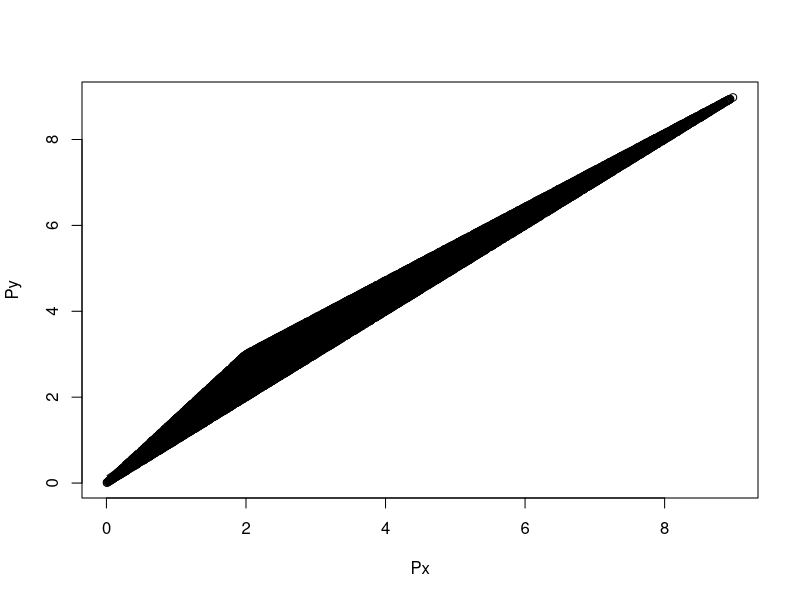
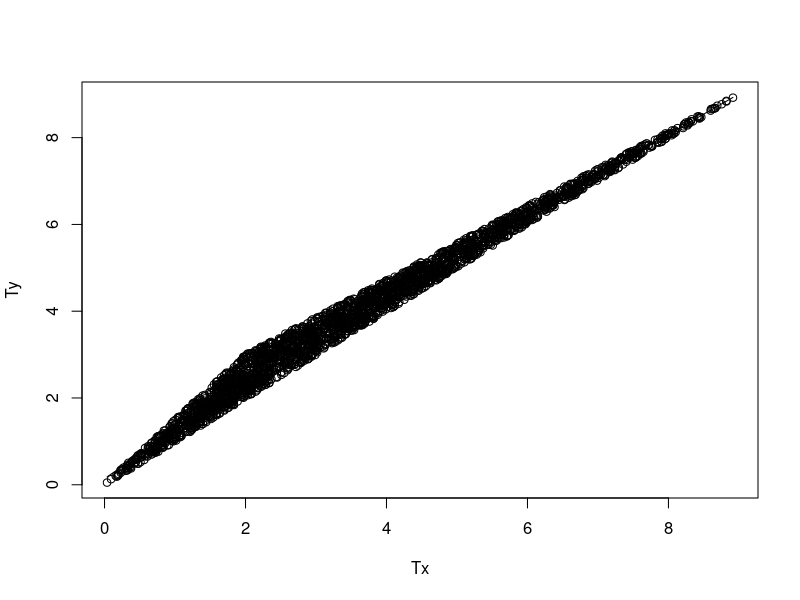
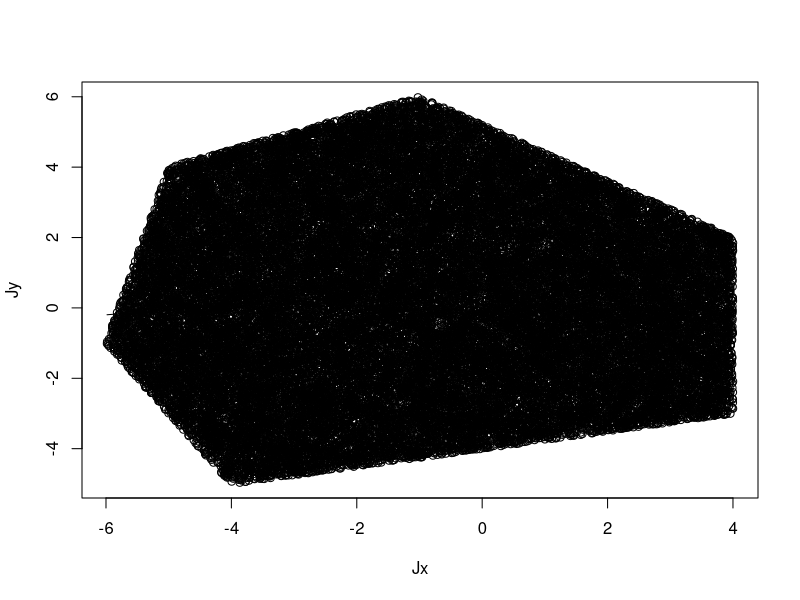
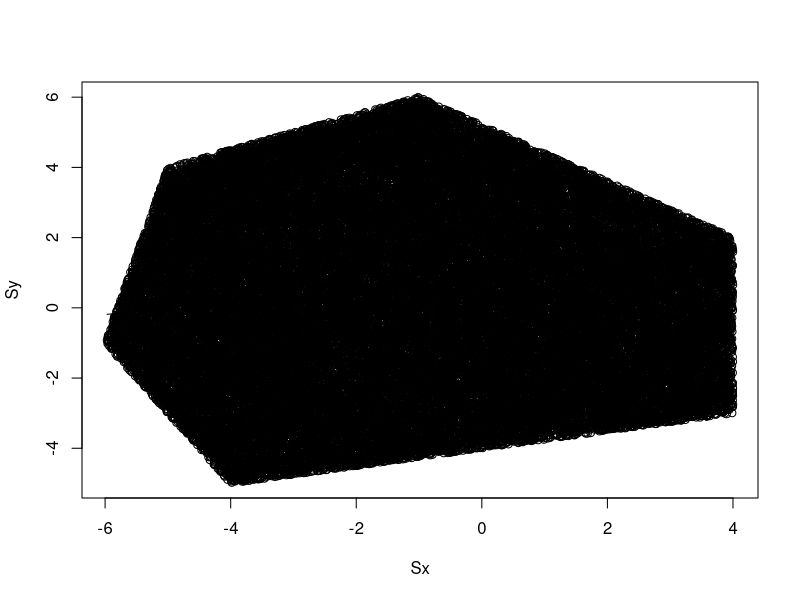
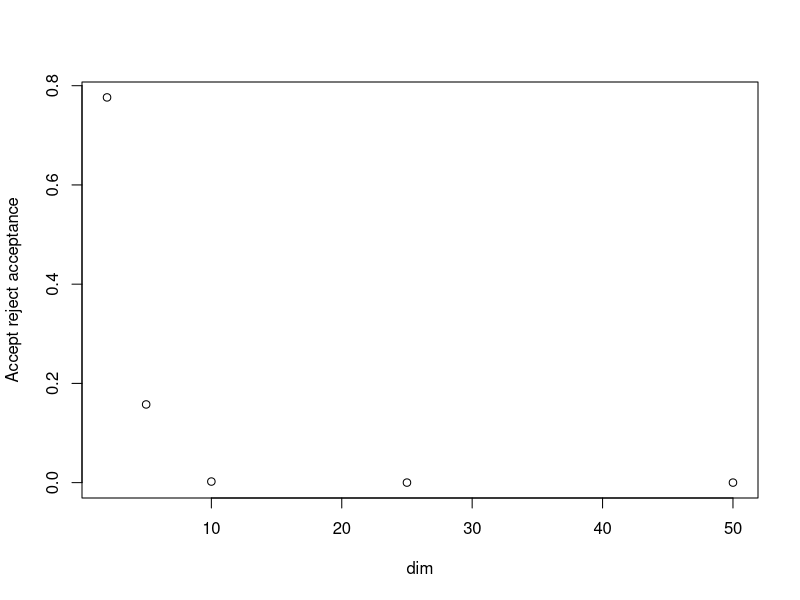
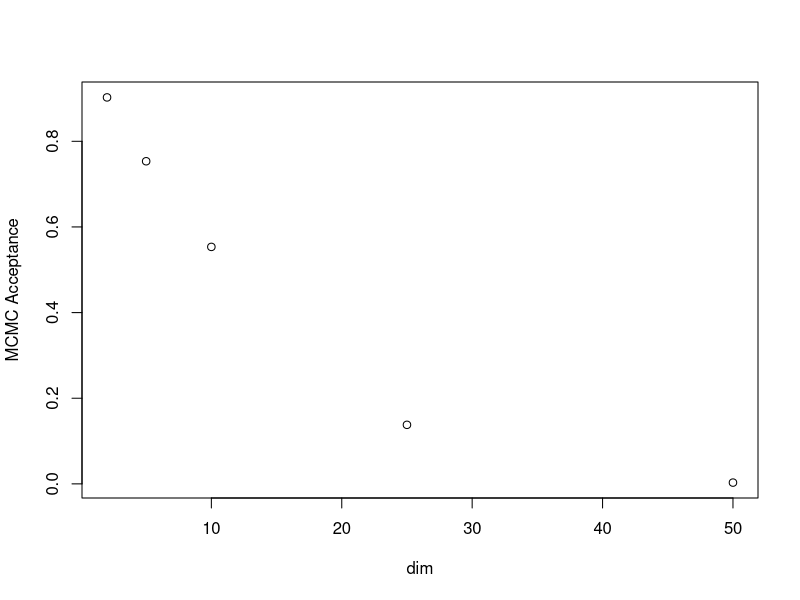
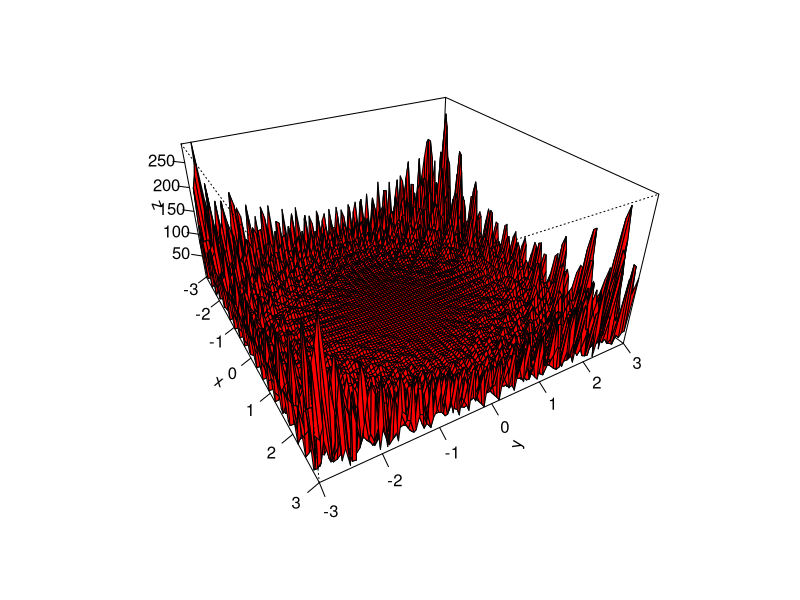
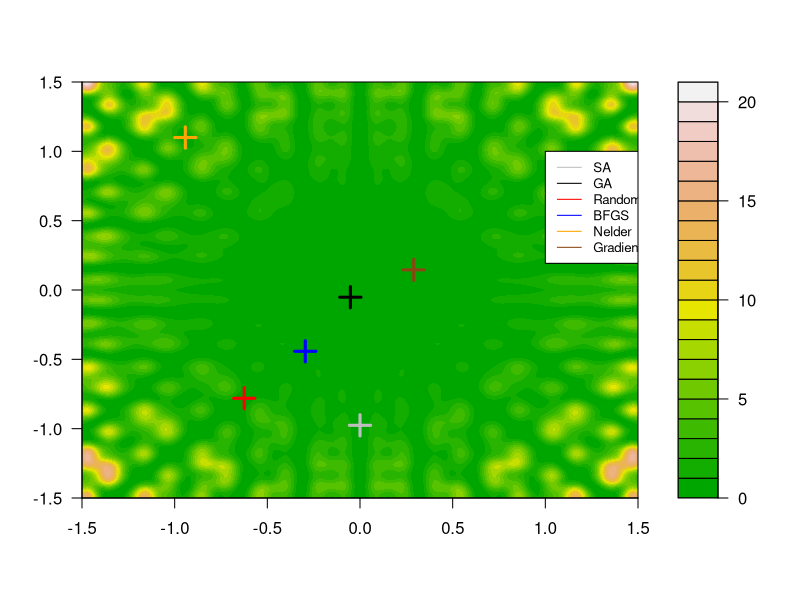

These figures' R source, in order:
# Question 1(a)
# Estimation of pi using square
n <- 1e5
xs <- runif(n, min = -1, max = 1)
ys <- runif(n, min = -1, max = 1)
l <- ifelse(xs^2 + ys^2 < 1, 1, 0)

pi1 <- 4*mean(l)
er1 <- 100*abs(pi- pi1)/pi
r1 = 1-mean(l)

# Estimation of pi using equilateral triangle
xt <- vector()
yt <- vector()
u1 <- runif(n, min = 0, max = 1)
u2 <- runif(n, min = 0, max = 1)

xt <- sqrt(3)*u1 + 2*sqrt(3)*u2 
yt <- 3*u1
k <- ifelse((xt - sqrt(3))^2 + (yt - 1)^2 < 1 | (xt - 2*sqrt(3))^2 + (yt - 2)^2 < 1,  1, 0) 

pi2 <- 3*sqrt(3)*mean(k)
er2 <- 100*abs(pi - pi2)/pi
r2 = 1-mean(k)
cat(sprintf("Estimated value of pi from \n1. Square = %f\n2. Triangle = %f\nPercentage Error in value of pi from\n1. Square = %f\n2. Triangle = %f\nFraction of points rejected\n1. Square = %f\n2. Triangle = %f\n",pi1,pi2,er1,er2,r1,r2))

# Question 1(b)
# Estimation of e using monte carlo methods

# 1. Inverse transform method
n <- 1e6
x <- runif(n, min = 0, max = 1)
y <- -log(x)

e1 <- ifelse(y>1,1,0)
exp1 <- 1/mean(e1)

# 2a. Extreme value thoery
n <- 1e5
e2 <- 0

for(j in 1:n){
  u <- runif(10, min = 0, max = 1)
  p = min(which(cumsum(u)>1))
  e2 <- e2 + p
}

exp2 <- e2/n

# 2b. Below given method is an improvement in the above method leading to variance reduction using antithetic variables
n <- 1e5
e3 <- 0
for(j in 1:n){
  u1 <- runif(10, min = 0, max = 1)
  u2 <- 1 - u1
  p <- min(which(cumsum(u1)>1))
  q<-  min(which(cumsum(u2)>1))
  e3 <- e3 + (p+q)/2
}

exp3 <- e3/n

# 3. Bootstrap method
library(boot)
n <- 1e3

dat <- c("A", rep("B", n-1))
indicator <- function(x, ndx)xor("A"%in%x[ndx], TRUE) 

p_hat <- function(dat, m=1000){
  foo <- boot(data=dat, statistic=indicator, R=m) 
  1/mean(foo$t)
} 

e4 <- replicate(100, p_hat(dat))
exp4 <- mean(e4)

# 4. Alternative method
n <- 1e5
U <- sort(runif(n), decreasing = TRUE)
S <- cumsum(1/U)/n
m <- min(which(S >= 1))
e5 = 2/(U[m-1]+U[m])
exp5 <- e5

# 5. estimating from normal distribution using pdf  
e6 <- vector()
for(i in 1:20){
  n = 1e6
  h = 0.01
  uc <- runif(n)
  us <- runif(n)
  nc <- sqrt(-2*log(uc))*cos(2*pi*us) 
  ns <- sqrt(-2*log(uc))*sin(2*pi*us)
  nor <- append(nc,ns)

  cdf <- 1-length(nor[nor>sqrt(2)])/length(nor)
  cdfh <- 1-length(nor[nor>sqrt(2)+h])/length(nor)

  pdf <- (cdfh - cdf)/h
  e6[i] <- 1/(pdf*sqrt(2*pi))
}
exp6 <- mean(e6)

# Numerical approximations
n <- 1e5
exp7 <- 1/((1-1/n)^n)

t=0
k=0
while(TRUE){
  m = t
  t = t + (k+1)/factorial(k)
  k = k+1
  if(abs(t-m)<1e-3){
    exp8 = t/2
    break
  }
}

t=0
k=0
while(TRUE){
  m = t
  t = t + (3 - 4*k*k)/factorial(2*k+1)
  k = k+1
  if(abs(t-m)<1e-3){
    exp9 = t
    break
  }
}
cat(sprintf("Estimated value of e from Monte Carlo Techniques\n1. Method 1: %f\n2. Method 2a: %f\n3. Method 2b: %f\n4. Method 3: %f\n5. Method 4: %f\n6. Method 5: %f\nEstimated value of e from Numerical Approximations\n7. Method 1: %f\n8. Method 2: %f\n9. Method 3: %f\n",exp1,exp2,exp3,exp4,exp5,exp6,exp7,exp8,exp9))
###################################################################################################################################################################################################################################################################################################################################

#  Question 2(a)
# WLOG,assume that one vertex is at the origin
# Let A = (x1, y1), B = (x2,y2) and C = (x3,y3)
n <- 5*1e4

# Triangle - Direct geometrical method
r1 <- runif(n, min = 0, max = 1)
r2 <- runif(n, min = 0, max = 1)

Px = (1 - sqrt(r1)) * 2 + (sqrt(r1) * (1 - r2)) * 9 
Py = (1 - sqrt(r1)) * 3 + (sqrt(r1) * (1 - r2)) * 9

scatter.smooth(Px, Py)

# Triangle - Accept reject
x1 <- 2
y1 <- 3
x2 <- 9
y2 <- 9
Tx <- vector()
Ty <- vector()

X_2 <- max(x1, x2)
Y_2 <- max(y1, y2)
m1 <- y1/x1
m2 <- y2/x2
m3 <- (y2-y1)/(x2-x1)
u <- runif(n, min = 0, max = X_2)
v <- runif(n, min = 0, max = Y_2)
for(j in 1:n){
  if(v[j] - m1*u[j] < 0 && v[j] - m3*u[j] + m3*x1 - y1  < 0 && v[j] - m2*u[j] > 0){
    Tx[j] = u[j]
    Ty[j] = v[j]
  }
}
scatter.smooth(Tx,Ty)



# Question 2(b)
X <- vector()  
Y <- vector()
# Input X coordinates of the six sided convex polygon
X[1] <- -1
X[2] <- 4
X[3] <- 4
X[4] <- -4
X[5] <- -6
X[6] <- -5
X[7] <- X[1] 

# Input Y coordinates of the six sided convex polygon
Y[6] <- 4
Y[5] <- -1
Y[4] <- -5
Y[3] <- -3
Y[2] <- 2
Y[1] <- 6
Y[7] <- Y[1]

# Polygon - Accept Reject

Jx <- vector()
Jy <- vector()

Xmax <- max(X)
Ymax <- max(Y)
Xmin <- min(X)
Ymin <- min(Y)

u <- runif(n, min = Xmin, max = Xmax)
v <- runif(n, min = Ymin, max = Ymax)

l <- acos(((X[6]-u)*(X[1]-u) + (Y[6]-v)*(Y[1]-v))/(sqrt((X[6]-u)^2 + (Y[6]-v)^2)*sqrt((X[1]-u)^2 + (Y[1]-v)^2)))

for(i in 1:5){
  s <- acos(((X[i]-u)*(X[i+1]-u) + (Y[i]-v)*(Y[i+1]-v))/(sqrt((X[i]-u)^2 + (Y[i]-v)^2)*sqrt((X[i+1]-u)^2 + (Y[i+1]-v)^2)))
  l <- l+s
}
i <- 1
for(j in 1:n){
  if(2*pi - l[j] < 1e-4){
    Jx[i] <- u[j]
    Jy[i] <- v[j]
    i = i+1
  }
}
scatter.smooth(Jx, Jy)

# Polygon - Alias Method
Area <- vector()
Ar = 0
Area[6] <- abs(X[6]*Y[1] - X[1]*Y[6])/2

Ar = Ar + Area[6]
for(i in 1:5){
  Area[i] <- abs(X[i]*Y[i+1] - X[i+1]*Y[i])/2
  Ar <- Ar + Area[i]
}

# Probability vector
p <- Area/Ar

Alias <- array( , dim = c(0,6))
Prob <- array( , dim = c(0,6))
Small <- list()
Large <- list()

k=1
j=1

pmf <- as.vector(6*p)
for(i in 1:6){
  if(pmf[i]<1){
    Small[j] <- i
    j <- j+1
  }
  else{
    Large[k] <- i
    k <- k+1
  }
}

while(length(Small) != 0 & length(Large) != 0){
  l <- as.numeric(Small[[length(Small)]])
  Small[[length(Small)]] <- NULL
  
  g <- as.numeric(Large[[length(Large)]])
  Large[[length(Large)]] <- NULL
  
  Prob[l] <- pmf[l]
  Alias[l] <- g
  
  pmf[g] = (pmf[g]+pmf[l]) - 1
  if((pmf[g]) < 1){
    Small <- append(Small, g, after = 0)
  }
  if((pmf[g]) >= 1){
    Large <- append(Large, g, after = 0)
  }
}

while(length(Large) != 0){
  g <- as.numeric(Large[[length(Large)]])
  Large[[length(Large)]] <- NULL
  Prob[g] <- 1
}

while(length(Small) != 0){
  l <- as.numeric(Small[[length(Small)]])
  Small[[length(Small)]] <- NULL
  Prob[l] <- 1
}

Sx <- vector()
Sy <- vector()
r1 <- runif(n)
r2 <- runif(n)
y  <- runif(n)
x <-  sample(1:6, size = n , replace = TRUE)
t <-  ifelse(y < Prob[x], x, Alias[x])

Sx = (1 - sqrt(r1)) * X[t] + (sqrt(r1) * (1 - r2)) * X[t+1] 
Sy = (1 - sqrt(r1)) * Y[t] + (sqrt(r1) * (1 - r2)) * Y[t+1]

scatter.smooth(Sx,Sy)
########################################################################################################################################################################################

# Question 3 - Please run all the functions given below before executing (a),(b),(c)
Vsp <- function(n){
  return((pi)^(n/2)/gamma(n/2 + 1))
}

norm_v <- function(x){
  return(sqrt(sum(x^2)))
}

pdfn <- function(x){
  if(norm_v(x) < 1){
    return(1/Vsp(length(x)))
  }
  else{return(0)}
}

proposal_vector <- function(x){
  return(runif(1, min = x - 0.2 , max = x + 0.2))
}


# Question 3(a)
# Spherical Symmetry
symm_sph <- data.frame()
for(i in 1:1e4){
  Y <- rnorm(3)               # Alter the dimension here (in place of 3)
  u <- runif(1)
  Y <- Y/norm_v(Y)
  X_ <- Y*(u^(1/3))           # Alter the dimension here (in place of 3)
  symm_sph <- rbind(symm_sph, X_)
}


# Question 3(b)
# Accept Reject
ar_sphere <- data.frame()
effa <- vector()
dim <- vector()
l=1
for(d in c(2,5,10,25,50)){
  ind = 1
  for(i in 1:1e4){
    V <- runif(d, -1, 1)   # Alter the dimension here (in place of 3)
    if(norm_v(V) < 1){
      ar_sphere <- rbind(ar_sphere, V)
      ind = ind+1
    }
  }
  effa[l] = ind/1e4
  dim[l] = d
  l = l+1
  # Acceptance rate = 0.7849 0.1661 0.0021 0.0001 0.0001
}

# Question 3(c)
# MCMC method
# Takes a bit of time to execute
eff <- vector()
dim <- vector()
l = 1

for(d in c(2,5,10,25,50)){
  samp_sph <- data.frame()
  x <- rep(0.1, d)              # Alter the dimension here
  samp_sph = rbind(samp_sph, x)
  ind = 1
  
  for(i in 1:1e4){
    Z = x
    
    prop <- sapply(Z, proposal_vector)
    alpha = min(1, pdfn(prop)/pdfn(Z))
    
    u = runif(1)
    if(u < alpha){
      x = prop
      samp_sph = rbind(samp_sph, x)
      ind = ind+1
    }
    else{
      samp_sph = rbind(samp_sph, x)
    }
  }
  
  eff[l] = ind/1e4
  dim[l] = d
  l = l+1
  # Acceptance rate = 0.9076 0.7726 0.5548 0.1407 0.0041
}

plot(dim,effa,ylab = "Accept reject acceptance")
plot(dim,eff, ylab = "MCMC Acceptance")
#################################################################################################################################################################################################

# Question 4 - Please run all the functions given below before executing individual algorithms.
# Given function definitions
fun <- function(s)
{
  x <- s[1]
  y <- s[2]
  cosh(sin(10*x)*x)*(x*sin(20*y) + y*sin(20*x))^2 + cosh(cos(20*y)*y)*(x*cos(10*y) - y*sin(10*x))^2
}

foo <- function(x,y)
{
  cosh(sin(10*x)*x)*(x*sin(20*y) + y*sin(20*x))^2 + cosh(cos(20*y)*y)*(x*cos(10*y) - y*sin(10*x))^2
}

pdx <- function(x,y){
  2*(-10*y*cos(10*x) + cos(10*y))*cosh(y*cos(20*y))*(x*cos(10*y) - y*sin(10*x)) + 2*cosh(x*sin(10*x))*(20*y*cos(20*x) + sin(20*y))*(y*sin(20*x) + x*sin(20*y)) + (10*x*cos(10*x) + sin(10*x))*((y*sin(20*x) + x*sin(20*y))^2)*(sinh(x*sin(10*x)))
}

pdy <- function(x,y){
  2*cosh(y*cos(20*y))*(x*cos(10*y) - y*sin(10*x))*(-sin(10*x) - 10*x*sin(10*y)) + 2*cosh(x*sin(10*x))*(20*x*cos(20*y) + sin(20*x))*(y*sin(20*x) + x*sin(20*y)) + ((x*cos(10*y) - y*sin(10*x))^2)*(cos(20*y) - 20*y*sin(20*y))*sinh(y*cos(20*y))
}

x <- seq(-3,3,length=100)
y <- x
z <- outer(x,y,foo)
persp(x,y,z,theta=60,phi=30, expand=0.5,col="red",ltheta=100,xlab="x",ticktype="detailed",ylab="y",zlab="z")



#1. Simple grid search
x <- seq(-0.1,0.1,length=100)
y <- x

z <- outer(x,y,foo)
cat(sprintf("Simple grid search gives a minimum of %f with the given sampling of suspected region", min(z)))



#2. Gradient descent algorithm

x = .1
y = .2
alpha = 0.01
s <- vector()
s[1] <- x
s[2] <- y

i = 0
while(TRUE){
  q = x
  r = y
  
  x <- x - alpha*pdx(q,r)
  y <- y - alpha*pdy(q,r)
  i = i+1
  
  if(abs(x) > 10 | (abs(y)) > 10 ){
    cat(sprintf("Steepest descent did not converge"))
    break
  }
  
  if(abs(q-x)<1e-6 & abs(r-y)<1e-6){
    gsolx <- x
    gsoly <- y
    cat(sprintf("Steepest descent converged in %d iterations.\nBest set of parameters - %f and %f.\nFunction Value = %f\n",i,x,y,fun(s)))
    break
  }
}



# 3. Nelder Mead
nelder <- optim(c(-1,1), fun, method = "Nelder-Mead")
q <- nelder$par
v <- nelder$value
it <- unname(nelder$counts)
cat(sprintf("Nelder Mead converged in %d iterations.\nBest set of parameters - %f and %f.\nFunction Value = %f\n",it[1],q[1],q[2],v))


# 4. BFGS Algorithm
bfgs <- optim(c(-1,1), fun, gr = NULL, method = "BFGS")
p <- bfgs$par
v <- bfgs$value
it <- unname(bfgs$counts)
cat(sprintf("BFGS converged in %d iterations.\nBest set of parameters - %f and %f.\nFunction Value = %f\n",it[1],p[1],p[2],v))


# 5. Pure random optimization
X <- vector()
X[1] <- 50
X[2] <- 200

for(i in 1:1e5){
  Xp <- X
  mn <- rnorm(2, mean = 0, sd = 100)
  smn <- sqrt(sum(mn^2))
  mvn <- mn/smn
  if(abs(fun(X)) > abs(fun(mvn))){
    X <- mvn    
  }
}

cat(sprintf("Pure random optimization converged and found\nBest set of parameters = %f and %f.\nFunction Value = %f\n",X[1],X[2],fun(X)))


# 6. Genetic Algorithm
pop <- matrix(runif(16, min = -100, max = 100), nrow = 8, ncol = 2, byrow = TRUE)
cost <- matrix(c(0,0,0,0,0,0,0,0), nrow = 8, ncol = 1)
pair <- vector()
off <- matrix(c(0,0,0,0,0,0,0,0), nrow = 4, ncol = 2)
rank <- c(0.4,0.3,0.2,0.1)
iter = 0

while(TRUE){
  
  for(i in 1:nrow(pop)){
    cost[i] <- fun(pop[i,]) 
  }
  
  pop <- cbind(pop, cost)
  
  pop <- pop[sort.list(pop[,3]), ]
  if(mean(pop[1:4,3])<1e-8){break}
  
  pop <- pop[1:4, ]
  
  u <- runif(4)
  for(i in 1:4){
    pair[i] = min(which(cumsum(rank)>u[i]))
  }
  pop <- pop[,-3]
  s <- runif(1)
  cross <- ifelse(s<0.5, 1, 2)
  alt <- ifelse(s<0.5, 2 , 1)
  beta <- runif(2)
  
  
  off[1,1] <- pop[pair[1],cross] - beta[1]*(pop[pair[1], cross] - pop[pair[2], cross])
  off[1,2] <- pop[pair[2], alt]
  
  off[2,1] <- pop[pair[2],cross] + beta[1]*(pop[pair[1], cross] - pop[pair[2], cross])
  off[2,2] <- pop[pair[1], alt]
  
  off[3,1] <- pop[pair[3],cross] - beta[2]*(pop[pair[3], cross] - pop[pair[4], cross])
  off[3,2] <- pop[pair[4], alt]
  
  off[4,1] <- pop[pair[4],cross] + beta[2]*(pop[pair[3], cross] - pop[pair[4], cross])
  off[4,2] <- pop[pair[3], alt]
  
  pop <- rbind(pop,off)
  
  mrow <- ceiling(10*runif(3, min = 0.1, max = 0.7))
  mcol <- ceiling(10*runif(3, min = 0, max = 0.2))
  mut <- runif(3, min = -100, max = 100)
  
  for(i in 1:3){
    pop[mrow[i], mcol[i]] <- mut[i]
    iter = iter + 1
  }
}

cat(sprintf("Genetic Algorithm converged in %d iterations.\nBest set of parameters - %f and %f.\nFunction Value = %f\n",iter,pop[1,1],pop[1,2],pop[1,3]))


#7. Simulated Annealing
simulated_annealing <- function(f, s0, iter = 1e5, step = 0.001){
  sb <- sc <- sn <- s0
  fb <- fc <- fn <- f(sn)
  
  for(k in 1:iter){
    Temp <- (1-step)^k
    sn <- rnorm(2, sc, 1)
    fn <- f(sn)
    
    if(fn < fc | runif(1) < exp(-(fn - fc)/Temp)){
      sc <- sn
      fc <- fn
    }
    
    if(fn < fb){
      sb <- sn
      fb <- fn
    }
    
  }
  return(list(iterations = iter, best_value = fb, best_state = sb))
}

sol <- simulated_annealing(fun, s0 = c(2,2))
cat(sprintf("Simulated Annealing converged\nBest set of parameters - %f and %f.\nFunction Value = %f\n",sol$best_state[1],sol$best_state[2],sol$best_value))

x <- seq(-1.5,1.5,length=200)
y <- x
z <- outer(x,y,foo)

# Run all the algorithms for getting complete contour plot with estimated global minima
filled.contour(x, y, z, color = terrain.colors, plot.axes = {axis(1); axis(2); 
  points(sol$best_state[1],sol$best_state[2],pch = 3, cex = 2, col = "gray", lwd = 3); 
  points(pop[1,2],pop[2,2], pch = 3, cex = 2, col = "black", lwd = 3); 
  points(X[1],X[2],pch = 3, cex = 2, col = "red", lwd = 3); 
  points(p[1],p[2],pch = 3, cex = 2, col = "blue", lwd = 3);
  points(q[1],q[2],pch = 3, cex = 2, col = "orange", lwd = 3);
  points(gsolx,gsoly,pch = 3, cex = 2, col = "chocolate4", lwd = 3);
  legend(1,1, legend=c("SA", "GA", "Random", "BFGS", "Nelder", "Gradient"), col=c("gray", "black", "red" , "blue", "orange", "chocolate4"), lty = 1, cex=0.8, text.col = "black")
})
#####################################################################################################################################################################################################################

# Question 5
# Given data
na  <- 200
nb  <- 40
no  <- 125
nab <- 10
n   <- na + nb + no + nab

# Intial guess
pin <- 0.7
qin <- 0.1
rin <- 0.2


# EM Algorithm
i = 0
p <- pin
q <- qin
r <- rin
while(TRUE){
  pat <- p
  pbt <- q
  pot <- r
  
  Eaa <- (na*(p)^2)/((p)^2 + 2*p*r)
  Eao <- (na - Eaa)
  Ebb <- (nb*(q)^2)/((q)^2 + 2*q*r)
  Ebo <- (nb - Ebb)
  
  p <- (2*Eaa + Eao + nab)/(2*n)
  q <- (2*Ebb + Ebo + nab)/(2*n)
  r <- (Eao + Ebo + 2*no)/(2*n)
  
  print(c(pat, pbt, pot))
  
  i <- i+1
  
  if(abs(p - pat)< 1e-4 & abs(q - pbt)< 1e-4 & abs(r - pot)< 1e-3 ){
    print(c(p, q, r))
    p <- pin
    q <- qin
    r <- rin
    break
  }
}
sprintf("EM Converged in %d iterations", i)

# Fisher Scoring

# Check if Information matrix becomes singular
f <- function(m) class(try(solve(m),silent=T))=="matrix"

j = 0
while(TRUE){
  
  Qr = c(p,q, 1-p-q)
  print(Qr)
  
  V = matrix(
    c(-2*no/(1-p-q) + na*(1/p - 1/(2-p-2*q)) - 2*nb/(2-q-2*p) + nab/p, -2*no/(1-p-q) + nb*(1/q - 1/(2-q-2*p)) - 2*na/(2-p-2*q) + nab/q),
    nrow = 2,
    ncol = 1)
  
  I = matrix(
    c(-2*no/(1-p-q)^2 - na*(1/p^2 + 1/(2-p-2*q)^2) - 4*nb/(2-q-2*p)^2 - nab/p^2, -2*no/(1-p-q)^2 - 2*na/(2-p-2*q)^2 - 2*nb/(2-q-2*p)^2, -2*no/(1-p-q)^2 - 2*na/(2-p-2*q)^2 - 2*nb/(2-q-2*p)^2, -2*no/(1-p-q)^2 - nb*(1/q^2 + 1/(2-q-2*p)^2) - 4*na/(2-p-2*q)^2 - nab/q^2), 
    nrow = 2,
    ncol = 2,
    byrow = TRUE
  )
  
  up = solve(I)%*%V
  p <- p - up[1]
  q <- q - up[2]
  
  j <- j+1
  Qt <- c(p, q, 1-p-q)
  
  if(sum(abs(Qt - Qr))  < 1e-3){
    print(Qt)
    break
  }
  
}
sprintf("Fisher Converged in %d iterations, EM converged in %d iterations", j,i)
#############################################################################################################################################################################################

# Question 6
t <- 0
avg <- 0
avf <- 0
i <- 0
deg <- vector()
deg[1] = 5
deg[2] = 10
deg[3] = 25
deg[4] = 50
deg[5] = 100
rootr <- vector()
d = 1

for(x in c("discrete" , "normal" , "cauchy" , "exponential")){
  for(g in c(6, 11, 26, 51, 101)){
    while(TRUE){
      if(x == "discrete"){
        u <- runif(g)
        pol <- ifelse(u<0.5, 1, -1)
      }
      if(x == "normal"){
        u <- runif(g)
        v <- runif(g)
        pol <- sqrt(-2*log(u))*cos(2*pi*v)
      }
      if(x == "cauchy"){
        u <- runif(g)
        v <- runif(g)
        pol <- u/v
      }
      if(x == "exponential"){
        u <- runif(g)
        pol <- -log(u)
      }
      
      
      k <- sum(abs(Im(polyroot(pol))) < 1e-6, na.rm=TRUE)
      
      if(i>2){
        avf <- (t-k)/(i-1)
      }
      i <- i+1
      t <- t + k
      avg <- t/i
      
      if(abs(avg - avf) < 1e-4 & avg != avf){
        rootr[d] <- avg
        d = d+1
        cat(sprintf("Degree of polynomial: %d,  Distribution is %s,   Average number of roots: %f,     Niterations: %d\n", g-1, x, avg, i))
        t <- 0
        avg <- 0
        avf <- 0
        i <- 0
        break
      }
    }
  }
}

plot(deg, rootr[1:5],"b", ylim = c(min(rootr),max(rootr)), col = "black", ylab = "Avg number of real roots", xlab = "degree of polynomial")
lines(deg, rootr[6:10],"b", col = "red")
lines(deg, rootr[11:15],"b", col = "green")
lines(deg, rootr[16:20],"b", col = "blue")
legend(5, 3.1, legend=c("Normal", "Discrete", "Cauchy", "Exponential"), col=c("red", "black", "green" , "blue"), lty = 1, cex=0.8, text.col = "black")
########################################################################################################################################################################################################
